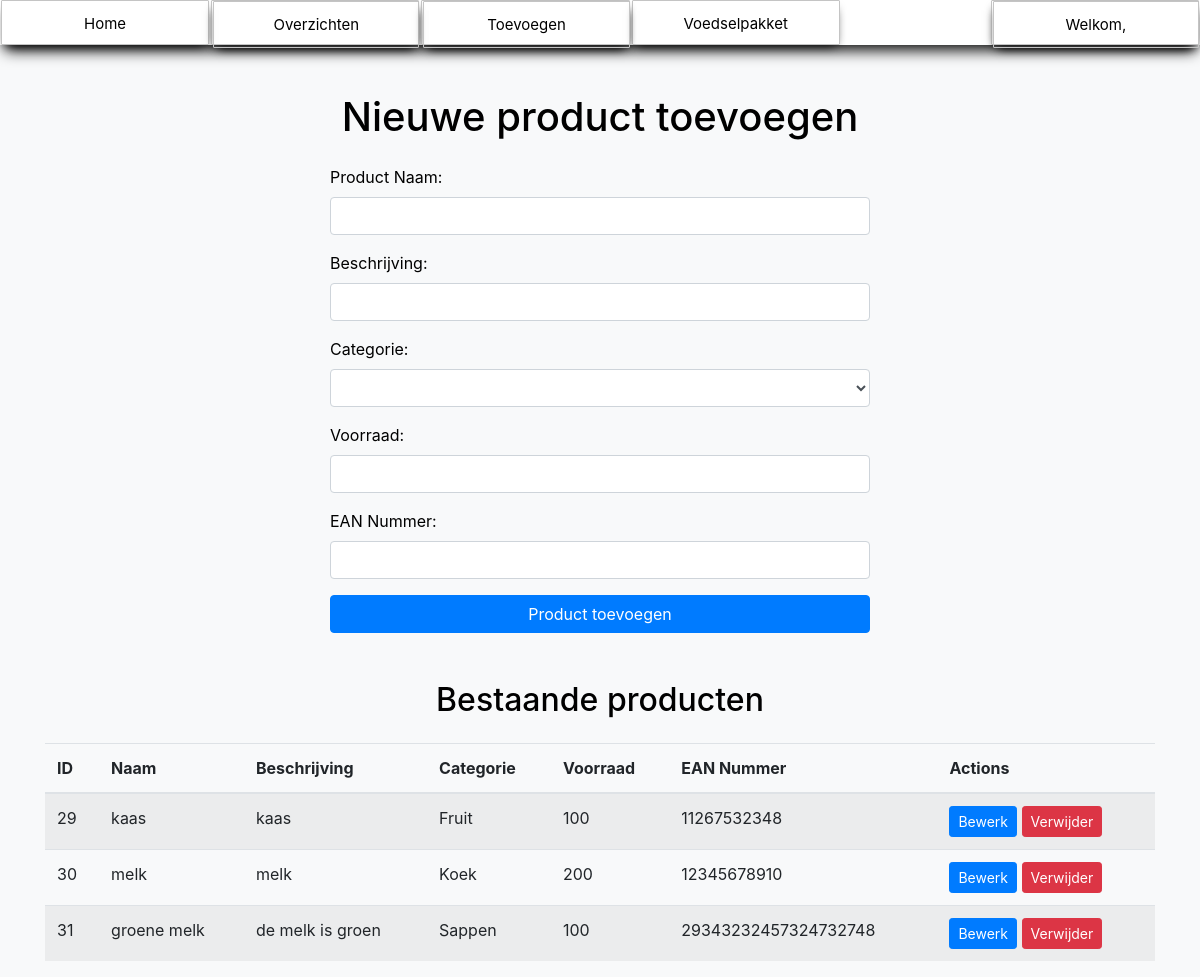
/productentoevoegen.php (signed in), run on the app's committed database.
### tables this page shows
CREATE TABLE `producten` (
  `id` int(11) NOT NULL,
  `naam` varchar(255) NOT NULL,
  `beschrijving` varchar(100) NOT NULL,
  `categorie` varchar(500) NOT NULL,
  `voorraad` int(11) NOT NULL,
  `EAN-Nummer` varchar(255) NOT NULL
);

### variables.php (called while the page is built)
<?php
$categories = array(
    '            ',
    'Aardappelen, Groente, Fruit',
    'Kaas, Vleeswaren',
    'Zuivel, Plantaardig en eieren',
    'Bakkerij en Banket',
    'Frisdrank, Sappen, Kofie en Thee',
    'Pasta, Rijst en wereldkeuken',
    'Soepen, Sauzen, Kruiden en Olie',
    'Snoep, Koek, Chips en Chocolade',
    'Baby, Verzorging, Hygiene',
);
?>

### productentoevoegen.php (the view, shortened to what this page needs)
<?php
include "navigation.php";
include "variables.php";
?>
<!DOCTYPE html>
<html lang="en">
<head>
    <link href="https://stackpath.bootstrapcdn.com/bootstrap/4.5.0/css/bootstrap.min.css" rel="stylesheet">
</head>
<body class="bg-light">
    <div class="container mt-5">
        <div class="row">
            <div class="col-md-6 offset-md-3">
                <h1 style="color: black" class="text-center mb-4">Nieuwe product toevoegen</h1>
                <form action="productentoevoegen.php" method="POST">
                    <div class="form-group">
                        <label>Product Naam:</label>
                        <input type="text" class="form-control" id="naam" name="naam" required>
                    </div>
                    <div class="form-group">
                        <label>Beschrijving:</label>
                        <input type="text" class="form-control" id="beschrijving" name="beschrijving" required>
                    </div>
                    <div class="form-group">
                        <label>Categorie:</label>
                        <select class="form-control" id="categorie" name="categorie" required>
                            <?php foreach ($categories as $category): ?>
                                <option value="<?php echo $category; ?>"><?php echo $category; ?></option>
                                <?php endforeach; ?>
                            </select>
                    </div>
                    <div class="form-group">
                        <label for="voorraad">Voorraad:</label>
                        <input type="number" class="form-control" id="voorraad" name="voorraad" required>
                    </div>
                    <div class="form-group">
                        <label>EAN Nummer:</label>
                        <input type="text" class="form-control" id="eanNummer" name="eanNummer" required>
                    </div>
                    <button type="submit" class="btn btn-primary btn-block">Product toevoegen</button>
                </form>
            </div>
        </div>
        <h2 style="color: black;" class="text-center mt-5">Bestaande producten</h2>
        <div class="table-responsive mt-4">
            <table class="table table-striped">
                <thead>
                    <tr>
                        <th>ID</th>
                        <th>Naam</th>
                        <th>Beschrijving</th>
                        <th>Categorie</th>
                        <th>Voorraad</th>
                        <th>EAN Nummer</th>
                        <th>Actions</th>
                    </tr>
                </thead>
                <tbody>
                    <?php
                        try {
                            $sql = "SELECT * FROM producten";
                            $stmt = $conn->prepare($sql);
                            $stmt->execute();
                            $products = $stmt->fetchAll();
                            foreach ($products as $product) {
                                echo "<tr>";
                                echo "<td>" . $product['id'] . "</td>";
                                echo "<td>" . $product['naam'] . "</td>";
                                echo "<td>" . $product['beschrijving'] . "</td>";
                                echo "<td>" . $product['categorie'] . "</td>";
                                echo "<td>" . $product['voorraad'] . "</td>";
                                echo "<td>" . $product['EAN-Nummer'] . "</td>";
                                echo "<td>
                                    <a href='edit_product.php?id=" . $product['id'] . "' class='btn btn-primary btn-sm'>Bewerk</a>
                                    <button class='btn btn-danger btn-sm' data-toggle='modal' data-target='#confirmDeleteModal" . $product['id'] . "'>Verwijder</button>
                                    </td>";
                                echo "</tr>";
                            }
                        } catch (PDOException $e) {
                            echo "<div class='alert alert-danger'>" . $e->getMessage() . "</div>";
                        }
                    ?>
                </tbody>
            </table>
        </div>
    </div>
</body>
</html>

### navigation.css (style rules this page uses)
body { color: white; padding: 0; margin: 0; }

### productentoevoegen.php (style rules this page uses)
label { color: black; }

### data on the page
producten: id "29", naam "kaas", beschrijving "kaas", categorie "Fruit", voorraad "100", value "11267532348"
producten: id "30", naam "melk", beschrijving "melk", categorie "Koek", voorraad "200", value "12345678910"
producten: id "31", naam "groene melk", beschrijving "de melk is groen", categorie "Sappen", voorraad "100", value "29343232457324732748"
